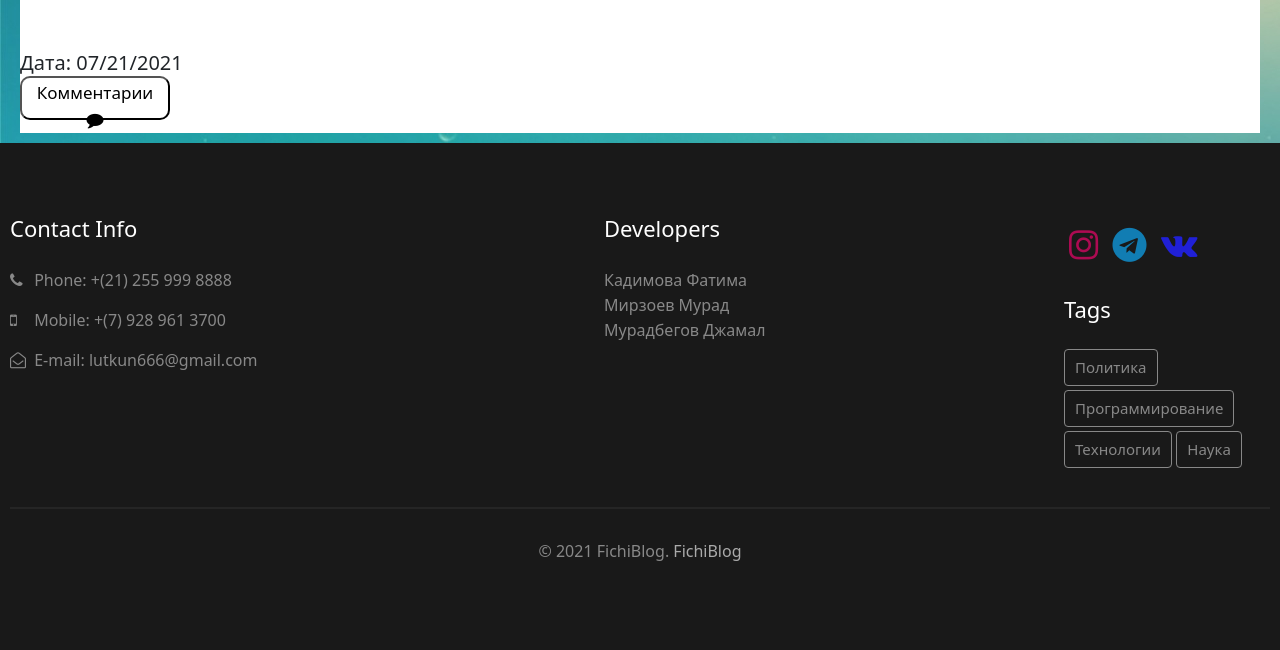
Before: /blog/3 (lower part) with the older database file.
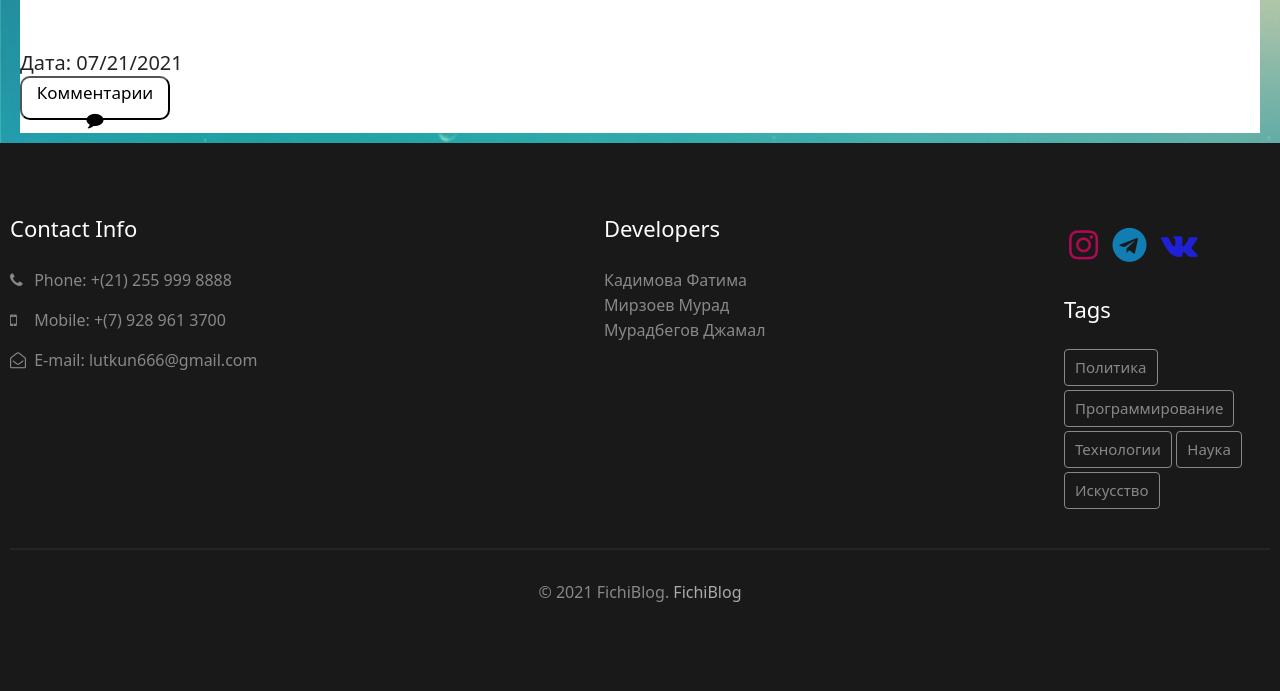
After: the same page with the newer database file.
### blg/models.py (models this page shows, shortened)
class Category(models.Model):
    title = models.CharField(max_length=150, db_index=True, verbose_name='Наименование категории')
    def get_absolute_url(self):
        return reverse('category', kwargs={'category_id':self.pk})

### blg/views.py (the view)
# urls.py: path('blog/<int:pk>', ViewsBlogs.as_view(), name='get_blog'),
class ViewsBlogs(DetailView):
    model = BlogApps
    template_name = 'blg/get_blogs.html'

### blg/templatetags/blog_tags.py (called while the page is built)
@register.simple_tag()
def get_category():
    return Category.objects.all()

### blg/templates/blg/get_blogs.html (shortened to what this page needs)
{% extends 'base.html' %}
{% load static %}
{% block index %}
    <div class="content__blog">
        <div class="content___date">
            Дата: {{  object.created_at|date:"SHORT_DATE_FORMAT"  }}
        </div>
        <div class="comment">
            <a class="comment___link" href="#" >
                <button class="comment___button">
                    Комментарии
                    <i class="fa fa-comment" aria-hidden="true"></i>
                </button>
            </a>
        </div>
    </div>
{% endblock %}

### templates/inc/_footer.html (shortened to what this page needs)
{% load blog_tags %}
<section class="ssh-footer-28-main">
    <div class="footer-28">
        <div class="wrapper">
            <div class="d-grid grid-col-4 footer-top-28">
                <div class="flex">
                <div class="footer-list-28 mobile-footer-full">
                    <h6 class="footer-title-28">Contact Info</h6>
                    <ul>
                        <li><span class="fa fa-phone"></span> Phone: <a href="tel:+7-800-999-800">+(21) 255 999 8888</a>
                        </li>
                        <li><span class="fa fa-mobile"></span> Mobile: <a href="tel:+7-928-961-37-00"> +(7) 928 961
                            3700</a></li>
                        <li><span class="fa fa-envelope-open-o"></span> E-mail: <a href="mailto:vegetables@gmail.com"
                                                                                 class="mail"> lutkun666@gmail.com</a></li>
                    </ul>
                </div>
                <div class="footer-list-28 mobile-footer-half">
                    <h6 class="footer-title-28">Developers</h6>
                    <p>Кадимова Фатима <br> Мирзоев Мурад <br>
                    Мурадбегов Джамал
                     </p>
                </div>
                    <div class="footer-list-28 mobile-footer-half">
          <div class="obshcon">
              <a class="contacts___link" href="https://www.instagram.com/fichiblog">
                  <i class="fa fa-instagram fa-2x" aria-hidden="true"></i></a>
              <a class="contacts___link" href="https://t.me/fnktw">
                  <i class="fa fa-telegram fa-2x" aria-hidden="true"></i></a>
              <a class="contacts___link" href="https://vk.com/mmmmmmm1208">
                  <i class="fa fa-vk fa-2x" aria-hidden="true"></i></a>
              <h6 class="footer-title-28 margin-top">Tags</h6>
                    {% get_category as categories %}
                    {% for item in categories %}
                    <a href="{{ item.get_absolute_url }}" class="tag">{{ item.title }}</a>
                    {% endfor %}
          </div>
      </div>
            </div>
            </div>
        </div>
        <div class="copyright text-center">
            <div class="wrapper">
                <p class="copy-footer-29">© 2021 FichiBlog. <a href="{% url 'blog_views' %}" target="_blank">FichiBlog</a></p>
            </div>
        </div>
    </div>
</section>

Changed rows visible on the page:
added Category: title "Искусство"
